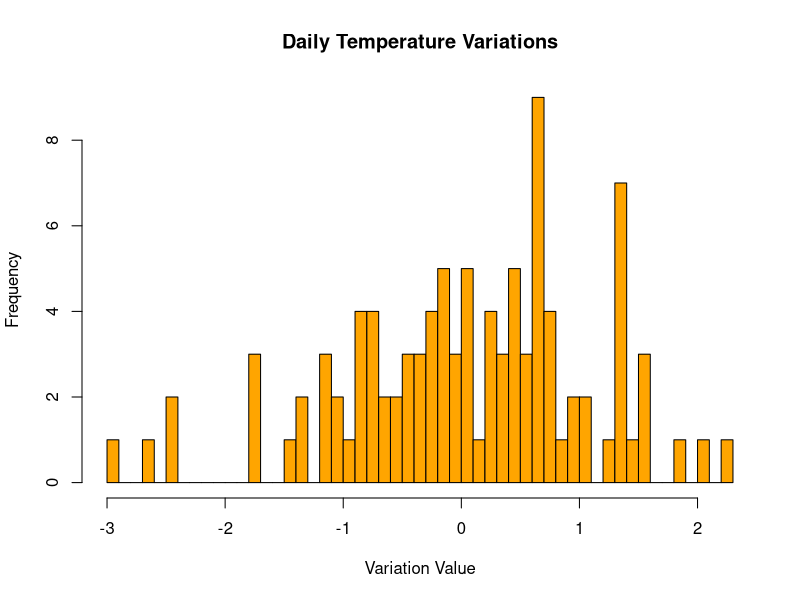

Source code (R):
# What is a Data Frame?
#   Think of a Data Frame as a spreadsheet or an SQL table.
#
# Unlike a matrix (which forces every single column to be the exact same data type, like all numbers), a Data Frame can hold mixed data types.
#
# For example, column 1 can be text (names), column 2 can be numbers (ages), and column 3 can be logicals (TRUE/FALSE).
#
# How to Create a Data Frame
# Here is how you bundle a few vectors together into a proper table:



# Create some vectors
student_names <- c("Raman", "Bikes", "Ganu", "Hola")
student_ages <- c(21, 22, 20, 23)
passed_exam <- c(TRUE, TRUE, FALSE, TRUE)

# Combine them into a Data Frame
class_data <- data.frame(student_names, student_ages, passed_exam)

# View your table
class_data
#
# How to Access Columns in a Data Frame
# Because data frames have column names, you can pull out an entire column using the $ sign (dollar sign operator), which you will use constantly in data science:
#grab just age of column
class_data$student_ages

#Find the average age
mean (class_data$student_ages)
#grab just student_names
class_data$student_names


# 1. Create vectors for scores and groups

scores <- c(75, 82, 88, 90, 60, 65, 72, 85)
study_group <- c("Group_A", "Group_A", "Group_A", "Group_A", "Group_B", "Group_B", "Group_B", "Group_B")
# combine them in dataframe
exam_df <- data.frame(scores,study_group)
exam_df

# Find the mean score for each study group
aggregate(scores ~ study_group, data = exam_df, FUN = mean)

# Find the standard deviation for each study group
aggregate(scores ~ study_group, data = exam_df, FUN = sd)




# 1. Lock the random number generator so your results match mine
set.seed(42)

# 2. Generate 100 random numbers from a normal distribution
temp_changes <- rnorm(100)
print(temp_changes)
# 3. Calculate the core stats
avg_temp <- mean(temp_changes)
spread_var <- var(temp_changes)
spread_sd <- sd(temp_changes)

# View the results in your console
print(avg_temp)
print(spread_var)
print(spread_sd)

# 4. Visualize the data with a histogram
hist(temp_changes, 
     breaks = 50, 
     col = "orange", 
     main = "Daily Temperature Variations", 
     xlab = "Variation Value")
